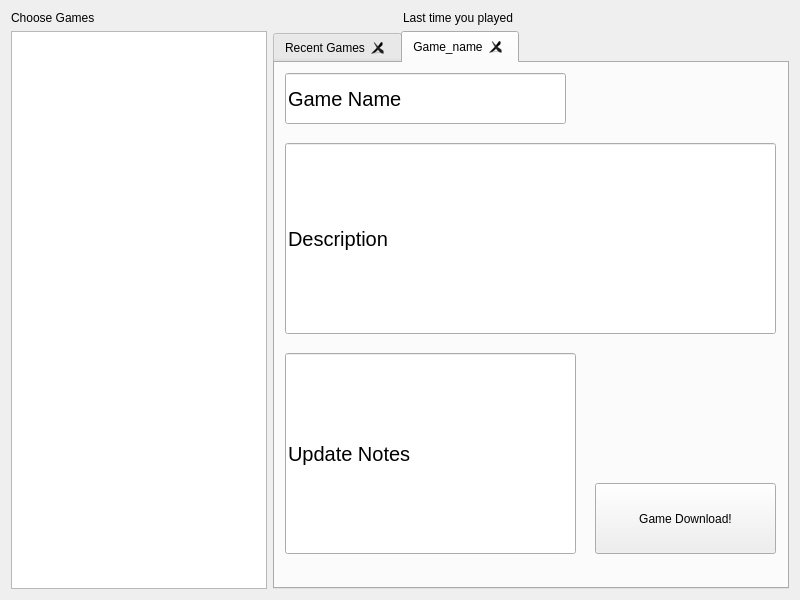
<?xml version="1.0" encoding="UTF-8"?>
<ui version="4.0">
 <class>Widget</class>
 <widget class="QWidget" name="Widget">
  <property name="geometry">
   <rect>
    <x>0</x>
    <y>0</y>
    <width>800</width>
    <height>600</height>
   </rect>
  </property>
  <property name="windowTitle">
   <string>Widget</string>
  </property>
  <layout class="QVBoxLayout" name="verticalLayout_2">
   <item>
    <layout class="QHBoxLayout" name="horizontalLayout_3">
     <item>
      <widget class="QLabel" name="label_2">
       <property name="sizePolicy">
        <sizepolicy hsizetype="Minimum" vsizetype="Minimum">
         <horstretch>0</horstretch>
         <verstretch>0</verstretch>
        </sizepolicy>
       </property>
       <property name="text">
        <string>Choose Games</string>
       </property>
      </widget>
     </item>
     <item>
      <widget class="QLabel" name="label">
       <property name="sizePolicy">
        <sizepolicy hsizetype="Minimum" vsizetype="Minimum">
         <horstretch>0</horstretch>
         <verstretch>0</verstretch>
        </sizepolicy>
       </property>
       <property name="text">
        <string>Last time you played</string>
       </property>
      </widget>
     </item>
    </layout>
   </item>
   <item>
    <layout class="QHBoxLayout" name="horizontalLayout">
     <item>
      <widget class="QListWidget" name="listWidget">
       <property name="sizePolicy">
        <sizepolicy hsizetype="Maximum" vsizetype="Expanding">
         <horstretch>0</horstretch>
         <verstretch>0</verstretch>
        </sizepolicy>
       </property>
      </widget>
     </item>
     <item>
      <widget class="QTabWidget" name="tabWidget">
       <property name="tabShape">
        <enum>QTabWidget::Rounded</enum>
       </property>
       <property name="currentIndex">
        <number>1</number>
       </property>
       <property name="elideMode">
        <enum>Qt::ElideNone</enum>
       </property>
       <property name="tabsClosable">
        <bool>true</bool>
       </property>
       <property name="tabBarAutoHide">
        <bool>true</bool>
       </property>
       <widget class="QWidget" name="tab">
        <attribute name="title">
         <string>Recent Games</string>
        </attribute>
        <widget class="QWidget" name="layoutWidget">
         <property name="geometry">
          <rect>
           <x>0</x>
           <y>0</y>
           <width>511</width>
           <height>521</height>
          </rect>
         </property>
         <layout class="QGridLayout" name="gridLayout">
          <item row="1" column="1">
           <widget class="QPushButton" name="recentGame1">
            <property name="sizePolicy">
             <sizepolicy hsizetype="Maximum" vsizetype="Minimum">
              <horstretch>0</horstretch>
              <verstretch>0</verstretch>
             </sizepolicy>
            </property>
            <property name="maximumSize">
             <size>
              <width>300</width>
              <height>100</height>
             </size>
            </property>
            <property name="text">
             <string>recentGame1</string>
            </property>
           </widget>
          </item>
          <item row="1" column="3">
           <widget class="QPushButton" name="recentGame3">
            <property name="sizePolicy">
             <sizepolicy hsizetype="Maximum" vsizetype="Minimum">
              <horstretch>0</horstretch>
              <verstretch>0</verstretch>
             </sizepolicy>
            </property>
            <property name="maximumSize">
             <size>
              <width>300</width>
              <height>100</height>
             </size>
            </property>
            <property name="text">
             <string>recentGame3</string>
            </property>
           </widget>
          </item>
          <item row="1" column="2">
           <widget class="QPushButton" name="recentGame2">
            <property name="sizePolicy">
             <sizepolicy hsizetype="Maximum" vsizetype="Minimum">
              <horstretch>0</horstretch>
              <verstretch>0</verstretch>
             </sizepolicy>
            </property>
            <property name="maximumSize">
             <size>
              <width>300</width>
              <height>100</height>
             </size>
            </property>
            <property name="text">
             <string>recentGame2</string>
            </property>
           </widget>
          </item>
          <item row="2" column="1">
           <widget class="QPushButton" name="recentGame4">
            <property name="sizePolicy">
             <sizepolicy hsizetype="Maximum" vsizetype="Minimum">
              <horstretch>0</horstretch>
              <verstretch>0</verstretch>
             </sizepolicy>
            </property>
            <property name="maximumSize">
             <size>
              <width>300</width>
              <height>100</height>
             </size>
            </property>
            <property name="text">
             <string>recentGame4</string>
            </property>
           </widget>
          </item>
          <item row="2" column="2">
           <widget class="QPushButton" name="recentGame5">
            <property name="sizePolicy">
             <sizepolicy hsizetype="Maximum" vsizetype="Minimum">
              <horstretch>0</horstretch>
              <verstretch>0</verstretch>
             </sizepolicy>
            </property>
            <property name="maximumSize">
             <size>
              <width>300</width>
              <height>100</height>
             </size>
            </property>
            <property name="text">
             <string>recentGame5</string>
            </property>
           </widget>
          </item>
          <item row="2" column="3">
           <widget class="QPushButton" name="recentGame6">
            <property name="sizePolicy">
             <sizepolicy hsizetype="Maximum" vsizetype="Minimum">
              <horstretch>0</horstretch>
              <verstretch>0</verstretch>
             </sizepolicy>
            </property>
            <property name="maximumSize">
             <size>
              <width>300</width>
              <height>100</height>
             </size>
            </property>
            <property name="text">
             <string>recentGame6</string>
            </property>
           </widget>
          </item>
         </layout>
        </widget>
       </widget>
       <widget class="QWidget" name="tab_2">
        <attribute name="title">
         <string>Game_name</string>
        </attribute>
        <widget class="QPushButton" name="hid_downbutton">
         <property name="geometry">
          <rect>
           <x>320</x>
           <y>420</y>
           <width>181</width>
           <height>71</height>
          </rect>
         </property>
         <property name="text">
          <string>Game Download!</string>
         </property>
        </widget>
        <widget class="QLineEdit" name="hid_gamename">
         <property name="geometry">
          <rect>
           <x>10</x>
           <y>10</y>
           <width>281</width>
           <height>51</height>
          </rect>
         </property>
         <property name="font">
          <font>
           <pointsize>15</pointsize>
          </font>
         </property>
         <property name="text">
          <string>Game Name</string>
         </property>
        </widget>
        <widget class="QLineEdit" name="hid_des">
         <property name="geometry">
          <rect>
           <x>10</x>
           <y>80</y>
           <width>491</width>
           <height>191</height>
          </rect>
         </property>
         <property name="font">
          <font>
           <pointsize>15</pointsize>
          </font>
         </property>
         <property name="text">
          <string>Description</string>
         </property>
        </widget>
        <widget class="QLineEdit" name="hid_update">
         <property name="geometry">
          <rect>
           <x>10</x>
           <y>290</y>
           <width>291</width>
           <height>201</height>
          </rect>
         </property>
         <property name="font">
          <font>
           <pointsize>15</pointsize>
          </font>
         </property>
         <property name="text">
          <string>Update Notes</string>
         </property>
        </widget>
       </widget>
      </widget>
     </item>
    </layout>
   </item>
  </layout>
 </widget>
 <layoutdefault spacing="6" margin="11"/>
 <resources/>
 <connections/>
</ui>
